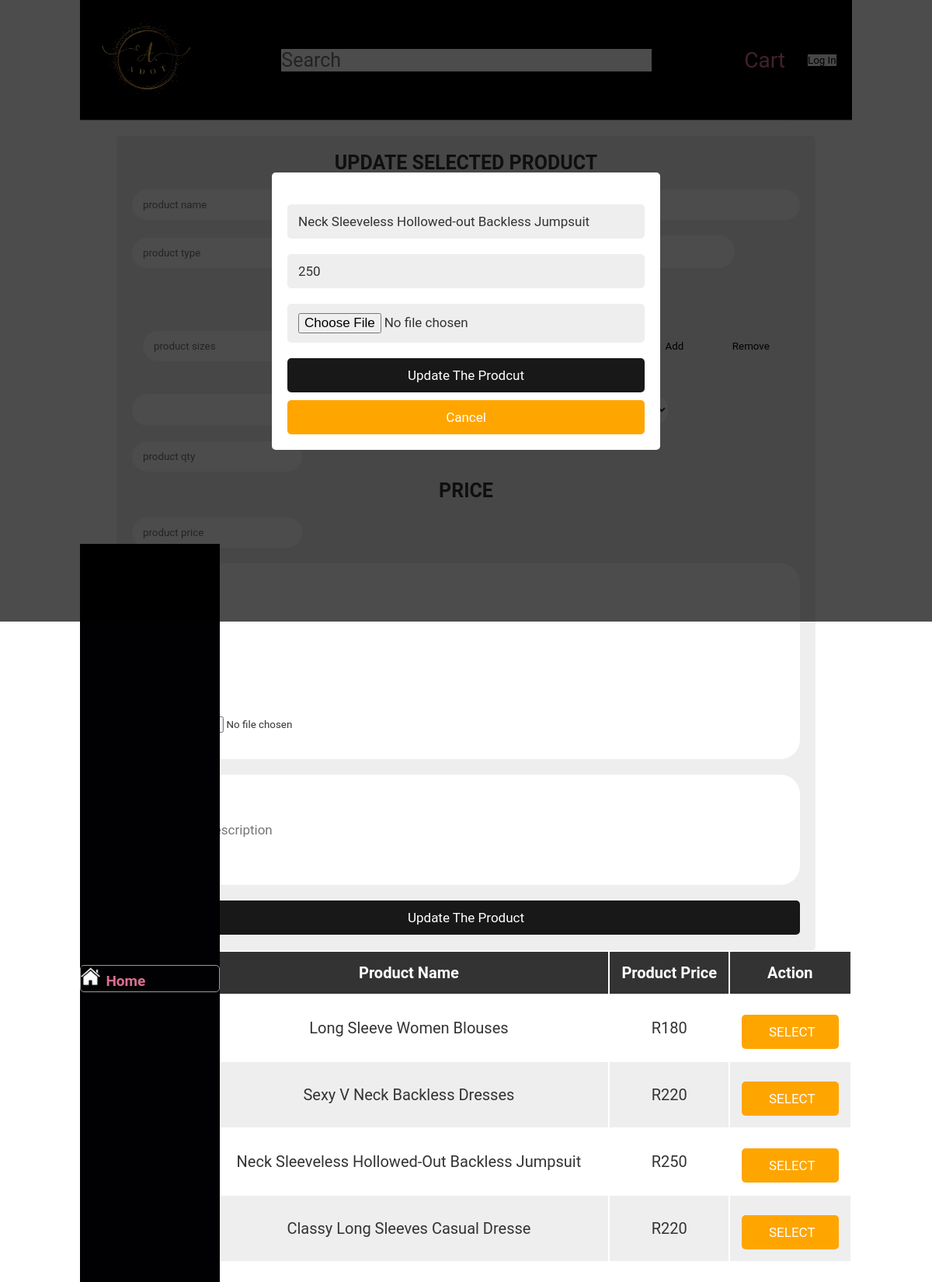
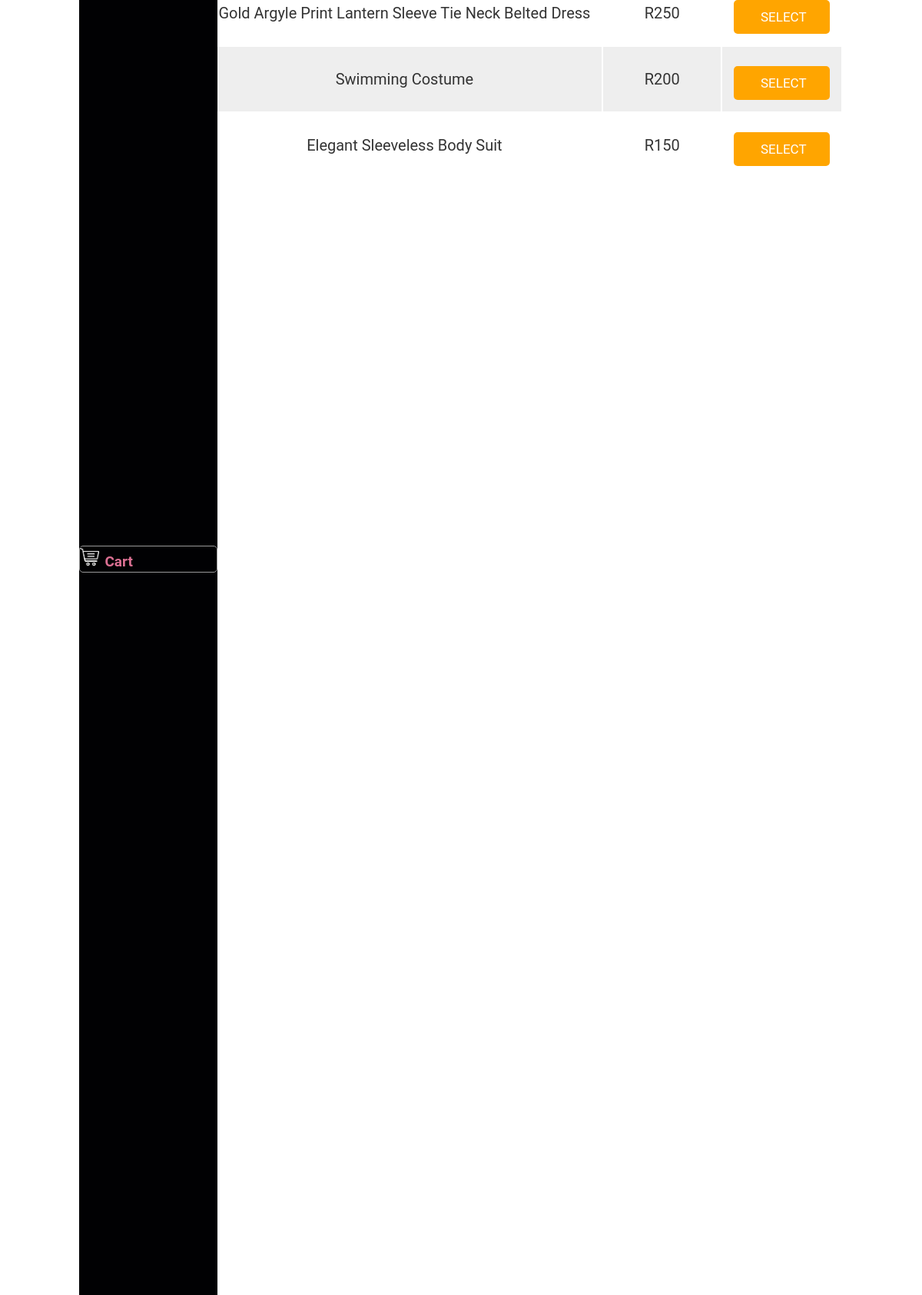
/update_products.php?edit=78, run on the app's committed database (2 pictures, top to bottom).
### tables this page shows
CREATE TABLE `products` (
  `id` int(255) NOT NULL,
  `name` varchar(255) NOT NULL,
  `code` varchar(255) NOT NULL,
  `type` varchar(255) NOT NULL,
  `barcode` text NOT NULL,
  `at_shop` varchar(255) NOT NULL,
  `quantity` int(255) NOT NULL DEFAULT 1,
  `cost` double NOT NULL,
  `tax` double NOT NULL,
  `price` varchar(255) NOT NULL,
  `include_tax` tinyint(1) NOT NULL,
  `price_change` tinyint(1) NOT NULL,
  `more_info` varchar(255) NOT NULL,
  `images` varchar(255) NOT NULL,
  `Description` varchar(255) NOT NULL,
  `Service` tinyint(1) NOT NULL,
  `Default_Quantity` tinyint(1) NOT NULL,
  `Active` tinyint(1) NOT NULL DEFAULT 1
);

### update_products.php (the view, shortened to what this page needs)
<?php
@include 'config.php';
?>
<!DOCTYPE html>
<html lang="en">
<head>
   <link rel="stylesheet" href="css/style.css">
</head>
<body>
<?php include 'header.php'; ?>
<div class="add_container">
<form action="" method="post" class="add-product-form" enctype="multipart/form-data">
<h3>Update Selected product</h3>
   <div class="input_table">
      <h3>SIZE AND COLOR</h3>
      <div class="qty_box" style="width: 100%;">
         <input type="combox" name="p_size" placeholder="product sizes" class="box p_size_class" style="width: 40%;" >
         <input type="button" value="Add" class="qty_btn" onclick="add_new_info();" style="width: 20%;">
         <input type="button" value="remove" class="qty_btn" onclick="remove_new_info();" style="width: 20%;">
      </div>
      <select name="p_size_list" id="combox1" class="combox1 box p_size_list" style="width: 40%;" onclick="list_size_info();">product sizes</select>
      <input type="number" name="p_qty_list" min="0" placeholder="product qty" class="box p_qty_list">
      <h3>PRICE</h3>
      <input type="number" name="p_price" min="0" placeholder="product price" class="box p_price" required>
      <div class="img_box">
         <input type="file" name="p_image" accept="image/png, image/jpg, image/jpeg" class="box p_image" style="width: 48%;">
      </div>
      <input type="text" name="p_disc" placeholder="product description" class="box_1 p_disc" required>
      <input type="submit" value="update the product" name="update_product" class="btn">
   </div>
</form>
<section class="display-product-table">
   <table>
      <thead>
         <th>product image</th>
         <th>product name</th>
         <th>product price</th>
         <th>action</th>
      </thead>
      <tbody>
         <?php
            $select_products = mysqli_query($conn, "SELECT * FROM `products`");
            if(mysqli_num_rows($select_products) > 0){
               while($row = mysqli_fetch_assoc($select_products)){
                  $shop_name = explode(' ', $row['at_shop']." ");
                  $path = "img/".$shop_name[0]."/products/".str_replace(' ', '/', $row['type'])."/".str_replace(' ', '_', $row['name'])."/".$row['code'];
         ?>
         <tr>
            <td><img src=<?php echo $path ."/".$row['images']; ?> height="100" alt=""></td>
            <td><?php echo $row['name']; ?></td>
            <td>R<?php echo $row['price']; ?></td>
            <td>
               <a onclick="select_update('<?php echo $row['id']; ?>', '<?php echo $row['name']; ?>', '<?php echo $row['type']; ?>', '<?php echo $row['code']; ?>', '<?php echo $row['price']; ?>', '<?php echo $row['more_info']; ?>', '<?php echo $row['images']; ?>', '<?php echo $path.'/'; ?>', '<?php echo $row['Description']; ?>');" class="option-btn"> <i class="fas fa-edit"></i> SELECT </a>
            </td>
         </tr>
         <?php
            };
            }else{
               echo "<div class='empty'>no product added</div>";
            };
         ?>
      </tbody>
   </table>
</section>
<section class="edit-form-container">
   <?php
   if(isset($_GET['edit'])){
      $edit_id = $_GET['edit'];
      $edit_query = mysqli_query($conn, "SELECT * FROM `products` WHERE id = $edit_id");
      if(mysqli_num_rows($edit_query) > 0){
         while($fetch_edit = mysqli_fetch_assoc($edit_query)){
   ?>
   <form action="" method="post" enctype="multipart/form-data">
      <input type="text" class="box" required name="update_p_name" value="<?php echo $fetch_edit['name']; ?>">
      <input type="number" min="0" class="box" required name="update_p_price" value="<?php echo $fetch_edit['price']; ?>">
      <input type="file" class="box" required name="update_p_image" accept="image/png, image/jpg, image/jpeg">
      <input type="submit" value="update the prodcut" name="update_product" class="btn">
      <input type="reset" value="cancel" id="close-edit" class="option-btn">
   </form>
   <?php
            };
         };
      };
   ?>
</section>
</div>
</body>
</html>

### css/style.css (style rules this page uses)
:root { --main-color: #d3ad7f; --bg: #010103; --border: .1rem solid rgba(255,255,255,.3); --blue:#181818; --red:tomato; --orange:orange; --black:#333; --white:#fff; --bg-color:#eee; --dark-bg:rgba(0,0,0,.7); --box-shadow:0 .5rem 1rem rgba(0,0,0,.1); --border:.1rem solid #999; }
body { display: grid; padding: 0; margin: 0; width : auto; height: auto; justify-self: center; align-items: center; }
* { font-family: 'Roboto', sans-serif; margin:0; padding:0; box-sizing: border-box; outline: none; border:none; text-decoration: none; text-transform: capitalize; transition: .2s linear; }
a { text-decoration: none; color: palevioletred; font-size: 28px; }
html { font-size: 62.5%; overflow-x: hidden; scroll-padding-top: 9rem; scroll-behavior: smooth; }
.btn, .option-btn, .delete-btn { display: block; width: 100%; text-align: center; background-color: var(--blue); color:var(--white); font-size: 1.7rem; padding:1.2rem 3rem; border-radius: .5rem; cursor: pointer; margin-top: 1rem; }
.option-btn i, .delete-btn i { padding-right: .5rem; }
.option-btn { background-color: var(--orange); }
.edit-form-container { position: fixed; top:0; left:0; z-index: 1100; background-color: var(--dark-bg); padding:2rem; display: none; align-items: center; justify-content: center; min-height: 100vh; width: 100%; }
.edit-form-container form { width: 50rem; border-radius: .5rem; background-color: var(--white); text-align: center; padding:2rem; }
.edit-form-container form .box { width: 100%; background-color: var(--bg-color); border-radius: .5rem; margin:1rem 0; font-size: 1.7rem; color:var(--black); padding:1.2rem 1.4rem; text-transform: none; }

### update_products.php (style rules this page uses)
.add-product-form { max-width: 90rem; background-color: var(--bg-color); border-radius: .5rem; padding:2rem; margin:0 auto; margin-top: 2rem; }
.add-product-form h3 { font-size: 2.5rem; margin-bottom: 1rem; color:var(--black); text-transform: uppercase; text-align: center; }
.add-product-form .input_table { width: 100%; display: gred; }
.add-product-form .input_table .qty_box { text-transform: none; display: inline-flex; padding: 1.2rem 1.4rem; border-radius: 2.5rem; border-radius: 2.5rem; margin: 1rem 0; }
.add-product-form .input_table .img_box { text-transform: none; padding:1.2rem 1.4rem; border-radius: 2.5rem; color:var(--black); border-radius: 2.5rem; background-color: var(--white); margin:1rem 0; }
.add-product-form .box { text-transform: none; padding:1.2rem 1.4rem; border-radius: 2.5rem; color:var(--black); border-radius: 2.5rem; background-color: var(--white); margin:1rem 0; }
.add-product-form .box_1 { text-transform: inherit; padding:6.1rem 3.1rem; font-size: 1.7rem; color:var(--black); border-radius: 2.5rem; background-color: var(--white); margin:1rem 0; width: 100%; }
.display-product-table table { width: 100%; text-align: center; }
.display-product-table table thead th { padding:1.5rem; font-size: 2rem; background-color: var(--black); color:var(--white); }
.display-product-table table td { padding:1.5rem; font-size: 2rem; color:var(--black); }
.display-product-table table td:first-child { padding:0; }
.display-product-table table tr:nth-child(even) { background-color: var(--bg-color); }

### data on the page
products: name "Long Sleeve Women Blouses", price "180"
products: name "Sexy V Neck Backless Dresses", price "220"
products: name "Neck Sleeveless Hollowed-Out Backless Jumpsuit", price "250", update_p_name "Neck Sleeveless Hollowed-out Backless Jumpsuit", update_p_price "250"
products: name "Classy Long Sleeves Casual Dresse", price "220"
products: name "Gold Argyle Print Lantern Sleeve Tie Neck Belted Dress", price "250"
products: name "Swimming Costume", price "200"
products: name "Elegant Sleeveless Body Suit", price "150"
